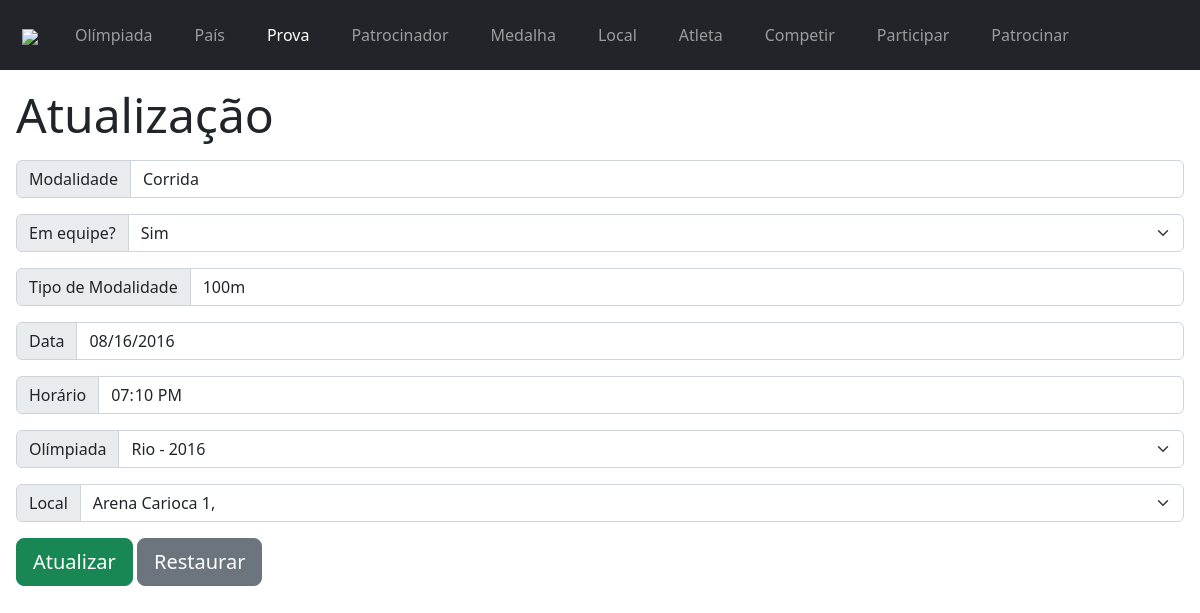
The page /prova/bd/atualizacao.php?idAt=2016-08-16/19:10:00/Rio/324523 on the database its author committed.
### tables this page shows
CREATE TABLE `prova` (
  `modalidade` varchar(30) NOT NULL,
  `emEquipe` tinyint(1) NOT NULL,
  `tipoModalidade` varchar(30) NOT NULL,
  `data` date NOT NULL,
  `horario` time NOT NULL,
  `olimpiada_nome` varchar(30) NOT NULL,
  `local_codigo` int(11) NOT NULL
);

CREATE TABLE `olimpiada` (
  `nome` varchar(30) NOT NULL,
  `data_inicio` date NOT NULL,
  `data_termino` date NOT NULL,
  `primeiro` varchar(3) DEFAULT NULL,
  `segundo` varchar(3) DEFAULT NULL,
  `terceiro` varchar(3) DEFAULT NULL,
  `ano` int(4) NOT NULL,
  `pais_codigo` varchar(3) NOT NULL,
  `qtdPaises` int(11) NOT NULL DEFAULT 0
);

CREATE TABLE `local` (
  `capacidade` int(11) NOT NULL,
  `endereco` varchar(30) NOT NULL,
  `nome` varchar(30) NOT NULL,
  `pais_codigo` varchar(3) NOT NULL,
  `codigo` int(11) NOT NULL
);

### prova/bd/atualizacao.php (the view, shortened to what this page needs)
<?php
$conexao = mysqli_connect("localhost", "root", "", "olimpiada");
$idAt = $_GET['idAt'];
$pks = explode("/", $idAt);
$comandoDados = "SELECT * FROM prova WHERE data = '$pks[0]' AND horario = '$pks[1]' AND olimpiada_nome = '$pks[2]' AND local_codigo = '$pks[3]'";
$resultadoDados = mysqli_query($conexao, $comandoDados);
$tuplaDados = mysqli_fetch_assoc($resultadoDados);
$comandoOlimpiada = "SELECT * FROM olimpiada WHERE nome = '$pks[2]'";
$resultadoOlimpiada = mysqli_query($conexao, $comandoOlimpiada);
$tuplaOlimpiada = mysqli_fetch_assoc($resultadoOlimpiada);
$comandoLocal = "SELECT * FROM local WHERE codigo = '$pks[3]'";
$resultadoLocal = mysqli_query($conexao, $comandoLocal);
$tuplaLocal = mysqli_fetch_assoc($resultadoLocal);
?>
<!DOCTYPE html>
<head>
    <link href="https://cdn.jsdelivr.net/npm/bootstrap@5.2.0/dist/css/bootstrap.min.css" rel="stylesheet">
</head>
<body>
    <nav class="navbar navbar-expand-lg navbar-dark bg-dark">
        <div class="container-fluid">
            <a class="navbar-brand" style="margin-left: 10px" href="../index.php"><img src="../../img/olympic.png" width="50px"></a>
            <div class="collapse navbar-collapse" id="navbarSupportedContent">
                <ul class="navbar-nav me-auto mb-2 mb-lg-0">
                    <li class="nav-item btn">
                        <a class="nav-link" href="../../olimpiada/olimpiada.php">Olímpiada</a>
                    </li>
                    <li class="nav-item btn">
                        <a class="nav-link" href="../../pais/pais.php">País</a>
                    </li>
                    <li class="nav-item btn">
                        <a class="nav-link active" href="../../prova/prova.php">Prova</a>
                    </li>
                    <li class="nav-item btn">
                        <a class="nav-link" href="../../patrocinador/patrocinador.php">Patrocinador</a>
                    </li>
                    <li class="nav-item btn">
                        <a class="nav-link" href="../../medalha/medalha.php">Medalha</a>
                    </li>
                    <li class="nav-item btn">
                        <a class="nav-link" href="../../local/local.php">Local</a>
                    </li>
                    <li class="nav-item btn">
                        <a class="nav-link" href="../../atleta/atleta.php">Atleta</a>
                    </li>
                    <li class="nav-item btn">
                        <a class="nav-link" href="../../competir/competir.php">Competir</a>
                    </li>
                    <li class="nav-item btn">
                        <a class="nav-link" href="../../participar/participar.php">Participar</a>
                    </li>
                    <li class="nav-item btn">
                        <a class="nav-link" href="../../patrocinar/patrocinar.php">Patrocinar</a>
                    </li>
                </ul>
            </div>
        </div>
    </nav>
    <div class="m-3">
        <h3 class="display-5 mb-3 mt-2"> Atualização </h3>
        <form action="atualizacao.php?idAt=<?php echo $idAt ?>" method="POST">
            <div class="input-group mb-3">
                <span class="input-group-text">Modalidade</span>
                <input type="text" class="form-control" name="modalidade" required value="<?php echo $tuplaDados['modalidade'] ?>">
            </div>
            <div class="input-group mb-3">
                <label class="input-group-text">Em equipe?</label>
                <select class="form-select" name="emEquipe" value="<?php echo $tuplaDados['emEquipe'] ?>">
                    <option value="1"> Sim </option>
                </select>
            </div>
            <div class="input-group mb-3">
                <span class="input-group-text">Tipo de Modalidade</span>
                <input type="text" class="form-control" name="tipoModalidade" required value="<?php echo $tuplaDados['tipoModalidade'] ?>">
            </div>
            <div class="input-group mb-3">
                <span class="input-group-text">Data</span>
                <input type="date" class="form-control" name="data" required value="<?php echo $tuplaDados['data'] ?>" readonly>
            </div>
            <div class="input-group mb-3">
                <span class="input-group-text">Horário</span>
                <input type="time" class="form-control" name="horario" required value="<?php echo $tuplaDados['horario'] ?>" readonly>
            </div>
            <div class="input-group mb-3">
                <label class="input-group-text">Olímpiada</label>
                <select class="form-select" name="olimpiada" id="selectOlimpiada">
                    <?php
                    echo "<option value='" . $tuplaOlimpiada['nome'] . "'> " . $tuplaOlimpiada['nome'] . " - " . $tuplaOlimpiada['ano'] . "</option>";
                    ?>
                </select>
            </div>
            <div class="input-group mb-3">
                <label class="input-group-text">Local</label>
                <select class="form-select" name="local" id="selectOlimpiada">
                    <?php
                    echo "<option value='" . $tuplaLocal['codigo'] . "'> " . $tuplaLocal['nome'] . "</option>";
                    ?>
                </select>
            </div>
            <input type="submit" value="Atualizar" name="botaoEnviar" class="btn btn-success btn-lg btn-block">
            <input type="reset" value="Restaurar" class="btn btn-secondary btn-lg btn-block">
        </form>
    </div>
</body>
</html>

### rows shown on the page
prova: modalidade "Corrida", emEquipe "Sim", tipoModalidade "100m", data "08/16/2016", horario "19:10:00"
olimpiada: olimpiada "Rio - 2016"
local: local "Arena Carioca 1,"
